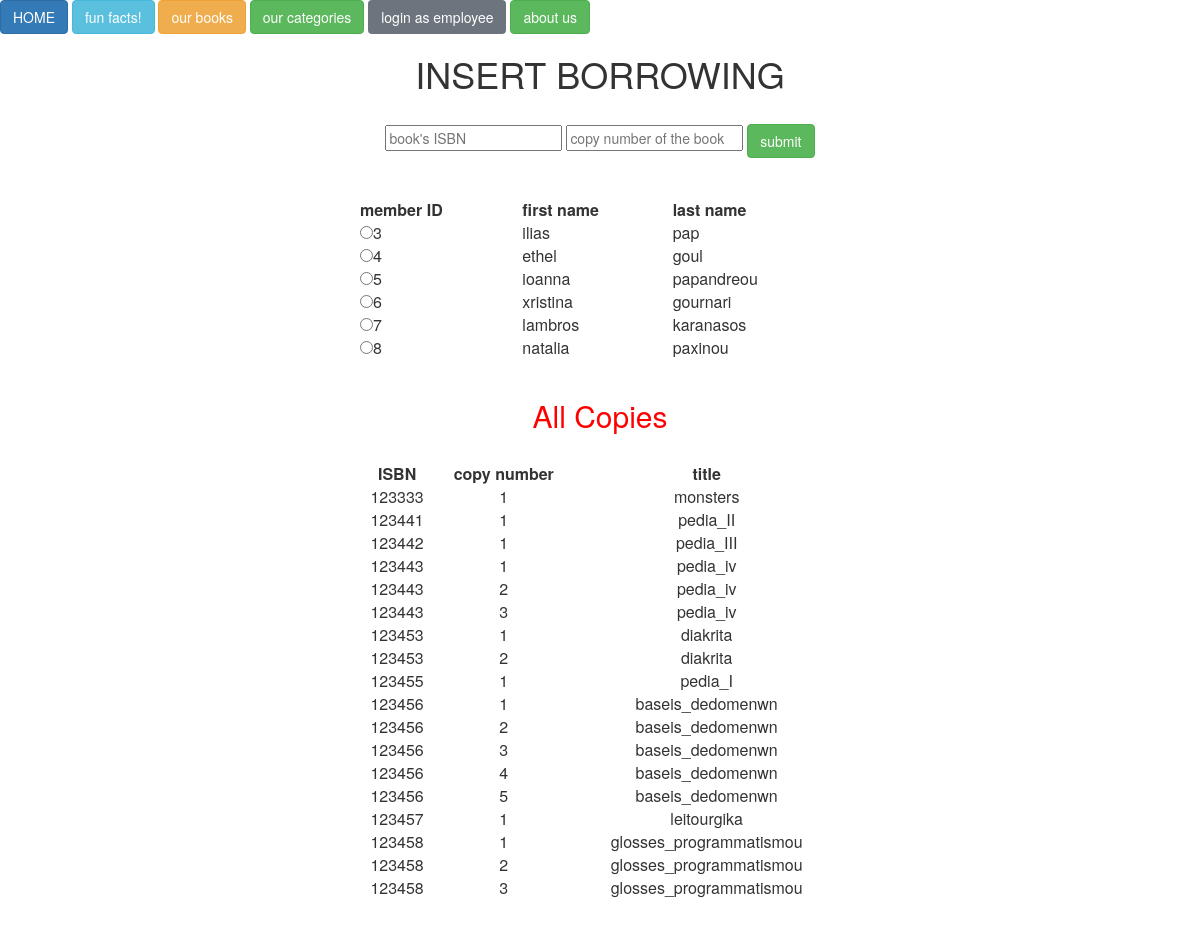
The page /borrows_i_html.php on the database its author committed.
### tables this page shows
CREATE TABLE `member` (
  `memberID` int(11) NOT NULL,
  `MFirst` text NOT NULL,
  `MLast` text NOT NULL,
  `Street` text NOT NULL,
  `number` int(11) NOT NULL,
  `postalCode` int(11) NOT NULL,
  `Mbirthdate` date NOT NULL
);

CREATE TABLE `copies` (
  `ISBN` int(11) NOT NULL,
  `copyNr` int(11) NOT NULL,
  `shelf` int(11) NOT NULL
);

CREATE TABLE `book` (
  `ISBN` int(11) NOT NULL,
  `title` text NOT NULL,
  `pubYear` year(4) NOT NULL,
  `numpages` int(11) NOT NULL,
  `pubName` varchar(100) NOT NULL
);

### borrows_i_html.php (the view, shortened to what this page needs)
<?php include "header.php";
?>
<center><h1>INSERT BORROWING</h1></center><br>
<center>
    <form action = "insertborrows.php" method = "GET">
        <input type = "text" name = "ISBN" placeholder = "book's ISBN">
        <input type = "text" name = "copyNr" placeholder="copy number of the book">
        <button type = "submit" class="btn btn-success">
            submit
        </button>
        <?php
            $query = "SELECT * FROM member;";
            $result = mysqli_query($connection,$query);
            $num = mysqli_num_rows($result);
            if($num<=0){
                echo "no members";
            }
            else{
                echo '<br><br><br><center><table style="width:40%">
                <tr>
                    <th>member ID</th>
                    <th>first name</th>
                    <th>last name</th>
                </tr>';
                while($row=mysqli_fetch_assoc($result)){
                    echo "<tr>
                            <td><input type='radio' name = 'memberID' value=".$row['memberID'].">".$row['memberID']."<br></td>
                            <td>".$row['MFirst']."<br></td>
                            <td>".$row['MLast']."<br></td>
                        </tr>";
                }
                echo "</table></center>";
            }
            $query = "SELECT DISTINCT c.ISBN, c.copyNr, b.title
                        FROM book AS b,copies AS c
                        WHERE b.ISBN=c.ISBN
                        ORDER BY c.ISBN;";
            $result = mysqli_query($connection,$query);
            $num = mysqli_num_rows($result);
            if($num<=0){
                echo "no categories";
            }
            else{
                echo "<br><h2 style='color:red;'><center>All Copies</center></h2>";
                echo '<br><center><table style="width:40%">
                <tr>
                    <th><center>ISBN</center></th>
                    <th><center>copy number</center></th>
                    <th><center>title</center></th>
                </tr>';
                while($row=mysqli_fetch_assoc($result)){
                    echo "<tr>
                            <td><center>".$row['ISBN']."</center></td>
                            <td><center>".$row['copyNr']."</center></td>
                            <td><center>".$row['title']."</center></td>
                        </tr>";
                }
                echo "</table></center>";
            }
            ?>
        <br><br><br><br>
    </form>
</center>
</body>
</html>

### rows shown on the page
member: memberID "3", MFirst "ilias", MLast "pap"
member: memberID "4", MFirst "ethel", MLast "goul"
member: memberID "5", MFirst "ioanna", MLast "papandreou"
member: memberID "6", MFirst "xristina", MLast "gournari"
member: memberID "7", MFirst "lambros", MLast "karanasos"
member: memberID "8", MFirst "natalia", MLast "paxinou"
copies: ISBN "123333", copyNr "1", ISBN.title "monsters"
copies: ISBN "123441", copyNr "1", ISBN.title "pedia_II"
copies: ISBN "123442", copyNr "1", ISBN.title "pedia_III"
copies: ISBN "123443", copyNr "1", ISBN.title "pedia_iv"
copies: ISBN "123443", copyNr "2", ISBN.title "pedia_iv"
copies: ISBN "123443", copyNr "3", ISBN.title "pedia_iv"
copies: ISBN "123453", copyNr "1", ISBN.title "diakrita"
copies: ISBN "123453", copyNr "2", ISBN.title "diakrita"
copies: ISBN "123455", copyNr "1", ISBN.title "pedia_I"
copies: ISBN "123456", copyNr "1", ISBN.title "baseis_dedomenwn"
copies: ISBN "123456", copyNr "2", ISBN.title "baseis_dedomenwn"
copies: ISBN "123456", copyNr "3", ISBN.title "baseis_dedomenwn"
copies: ISBN "123456", copyNr "4", ISBN.title "baseis_dedomenwn"
copies: ISBN "123456", copyNr "5", ISBN.title "baseis_dedomenwn"
copies: ISBN "123457", copyNr "1", ISBN.title "leitourgika"
copies: ISBN "123458", copyNr "1", ISBN.title "glosses_programmatismou"
copies: ISBN "123458", copyNr "2", ISBN.title "glosses_programmatismou"
copies: ISBN "123458", copyNr "3", ISBN.title "glosses_programmatismou"
